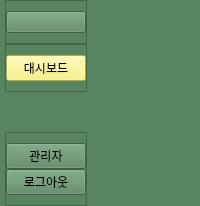
     <widget class="QWidget" name="leftMenuContainer" native="true">
      <property name="styleSheet">
       <string notr="true">background-color: rgb(88, 132, 96);</string>
      </property>
      <layout class="QVBoxLayout" name="verticalLayout">
       <property name="spacing">
        <number>0</number>
       </property>
       <property name="leftMargin">
        <number>0</number>
       </property>
       <property name="topMargin">
        <number>0</number>
       </property>
       <property name="rightMargin">
        <number>0</number>
       </property>
       <property name="bottomMargin">
        <number>0</number>
       </property>
       <item alignment="Qt::AlignLeft">
        <widget class="QWidget" name="leftMenuSubContainer" native="true">
         <layout class="QVBoxLayout" name="verticalLayout_2">
          <property name="spacing">
           <number>0</number>
          </property>
          <property name="leftMargin">
           <number>5</number>
          </property>
          <property name="topMargin">
           <number>0</number>
          </property>
          <property name="rightMargin">
           <number>0</number>
          </property>
          <property name="bottomMargin">
           <number>0</number>
          </property>
          <item alignment="Qt::AlignTop">
           <widget class="QFrame" name="frame">
            <property name="frameShape">
             <enum>QFrame::StyledPanel</enum>
            </property>
            <property name="frameShadow">
             <enum>QFrame::Raised</enum>
            </property>
            <layout class="QHBoxLayout" name="horizontalLayout_2">
             <property name="spacing">
              <number>0</number>
             </property>
             <property name="leftMargin">
              <number>0</number>
             </property>
             <property name="topMargin">
              <number>10</number>
             </property>
             <property name="rightMargin">
              <number>0</number>
             </property>
             <property name="bottomMargin">
              <number>10</number>
             </property>
             <item>
              <widget class="QPushButton" name="menuBtn">
               <property name="toolTip">
                <string>menu</string>
               </property>
               <property name="text">
                <string/>
               </property>
               <property name="icon">
                <iconset resource="icons/resources.qrc">
                 <normaloff>:/menu.png</normaloff>:/menu.png</iconset>
               </property>
               <property name="iconSize">
                <size>
                 <width>40</width>
                 <height>40</height>
                </size>
               </property>
              </widget>
             </item>
            </layout>
           </widget>
          </item>
          <item alignment="Qt::AlignTop">
           <widget class="QFrame" name="frame_2">
            <property name="sizePolicy">
             <sizepolicy hsizetype="Preferred" vsizetype="Preferred">
              <horstretch>0</horstretch>
              <verstretch>0</verstretch>
             </sizepolicy>
            </property>
            <property name="frameShape">
             <enum>QFrame::StyledPanel</enum>
            </property>
            <property name="frameShadow">
             <enum>QFrame::Raised</enum>
            </property>
            <layout class="QVBoxLayout" name="verticalLayout_3">
             <property name="spacing">
              <number>0</number>
             </property>
             <property name="leftMargin">
              <number>0</number>
             </property>
             <property name="topMargin">
              <number>10</number>
             </property>
             <property name="rightMargin">
              <number>0</number>
             </property>
             <property name="bottomMargin">
              <number>10</number>
             </property>
             <item>
              <widget class="QPushButton" name="DashboardBtn">
               <property name="toolTip">
                <string/>
               </property>
               <property name="styleSheet">
                <string notr="true">background-color: rgb(249, 240, 107);

</string>
               </property>
               <property name="text">
                <string>대시보드</string>
               </property>
               <property name="icon">
                <iconset resource="icons/resources.qrc">
                 <normaloff>:/dashboard.png</normaloff>:/dashboard.png</iconset>
               </property>
               <property name="iconSize">
                <size>
                 <width>40</width>
                 <height>40</height>
                </size>
               </property>
              </widget>
             </item>
            </layout>
           </widget>
          </item>
          <item>
           <spacer name="verticalSpacer">
            <property name="orientation">
             <enum>Qt::Vertical</enum>
            </property>
            <property name="sizeHint" stdset="0">
             <size>
              <width>20</width>
              <height>40</height>
             </size>
            </property>
           </spacer>
          </item>
          <item alignment="Qt::AlignBottom">
           <widget class="QFrame" name="frame_3">
            <property name="frameShape">
             <enum>QFrame::StyledPanel</enum>
            </property>
            <property name="frameShadow">
             <enum>QFrame::Raised</enum>
            </property>
            <layout class="QVBoxLayout" name="verticalLayout_4">
             <property name="spacing">
              <number>0</number>
             </property>
             <property name="leftMargin">
              <number>0</number>
             </property>
             <property name="topMargin">
              <number>10</number>
             </property>
             <property name="rightMargin">
              <number>0</number>
             </property>
             <property name="bottomMargin">
              <number>10</number>
             </property>
             <item>
              <widget class="QPushButton" name="SettingsBtn">
               <property name="text">
                <string>관리자</string>
               </property>
               <property name="icon">
                <iconset resource="icons/resources.qrc">
                 <normaloff>:/settings.png</normaloff>:/settings.png</iconset>
               </property>
               <property name="iconSize">
                <size>
                 <width>40</width>
                 <height>40</height>
                </size>
               </property>
              </widget>
             </item>
             <item>
              <widget class="QPushButton" name="LogoutBtn">
               <property name="toolTip">
                <string/>
               </property>
               <property name="text">
                <string>로그아웃</string>
               </property>
               <property name="icon">
                <iconset resource="icons/resources.qrc">
                 <normaloff>:/logout.png</normaloff>:/logout.png</iconset>
               </property>
               <property name="iconSize">
                <size>
                 <width>40</width>
                 <height>40</height>
                </size>
               </property>
              </widget>
             </item>
            </layout>
           </widget>
          </item>
         </layout>
        </widget>
       </item>
      </layout>
     </widget>
